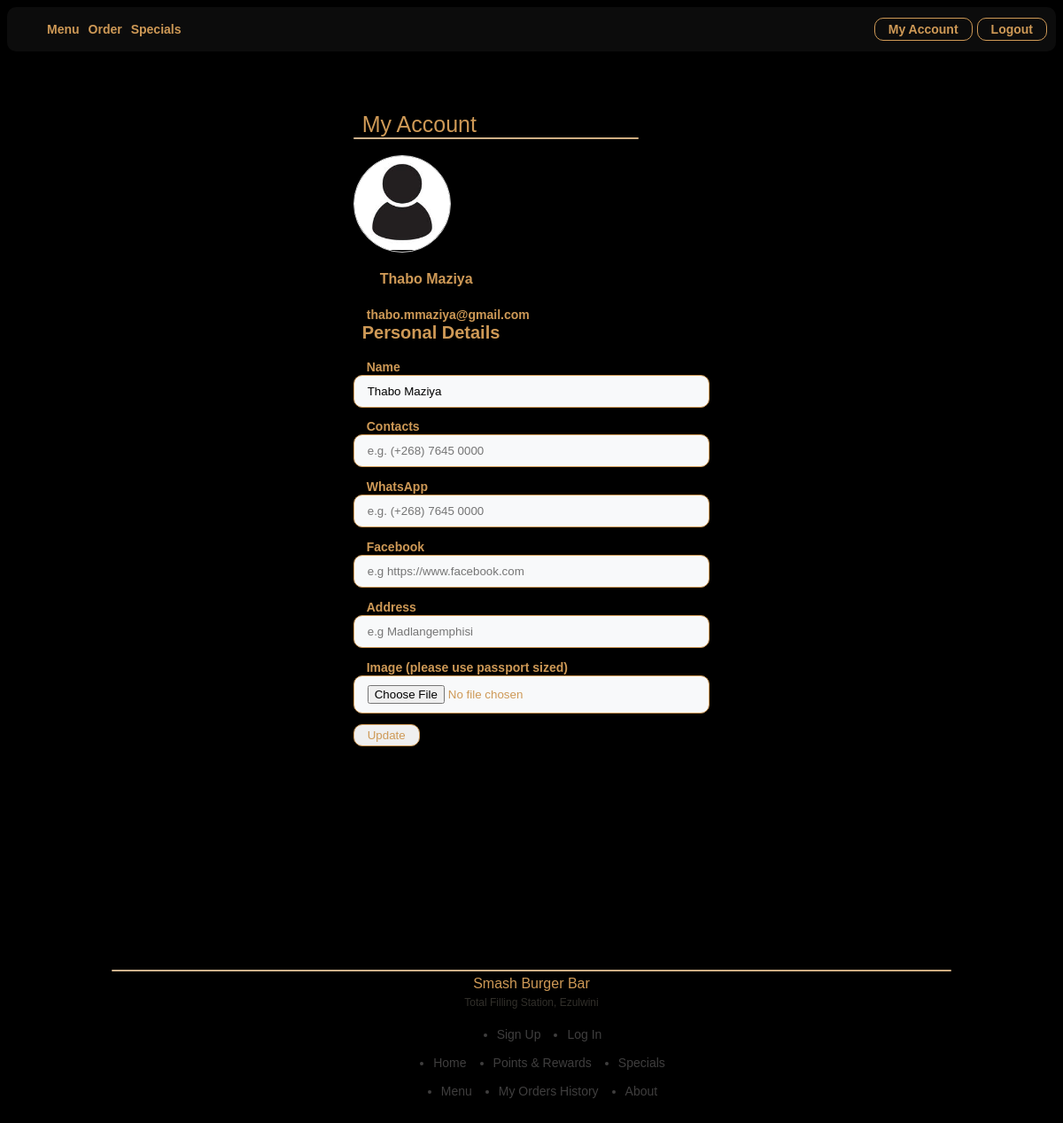
The app's page /vac_account (signed in) with its own data.
### models.py (models this page shows)
class User(db.Model,UserMixin):
    __table_args__ = {'extend_existing': True}
    id = db.Column(db.Integer,primary_key=True)
    name = db.Column(db.String(20))
    image = db.Column(db.String(30), nullable=True)
    contacts = db.Column(db.String(20))
    whatsapp = db.Column(db.String(50))
    email = db.Column(db.String(120),unique=True)
    password = db.Column(db.String(120), unique=True)
    confirm_password = db.Column(db.String(120), unique=True)
    verified = db.Column(db.Boolean, default=False)
    timestamp = db.Column(db.DateTime(), default=datetime.now)
    role = db.Column(db.String(120))
    offer_comments_id = relationship("offer_comments", backref='user', lazy=True)
    post_comments_id = relationship("post_comments", backref='user', lazy=True)
    __mapper_args__={
        "polymorphic_identity":'user',
        'polymorphic_on':role
    }

### app.py (the view, shortened to what this page needs)
@app.route("/vac_account", methods=["POST","GET"])
@login_required
def vac_account():
    update_acc = VacationerUserForm()
    vac_user = vacationer_user.query.get(current_user.id)
    print("DEBUG AGENT: ",vac_user.name)
    image_fl = url_for('static', filename='images/image.jpg')
    return render_template("user_acc.html",update_acc=update_acc,vac_user=vac_user)

### Forms.py
class VacationerUserForm(FlaskForm):
    name = StringField('Name', validators=[DataRequired(), Length(max=20)])
    image = FileField('Image (please use passport sized)',)#FileAllowed=['jpg','jpeg','png','svg']
    contacts = StringField('Contacts', validators=[Length(max=20)])
    facebook = StringField('Facebook', validators=[Length(max=50)])
    personal_id_no = StringField('Personal ID Number')
    date_of_birth = DateField('Date of Birth')
    whatsapp = StringField('WhatsApp', validators=[Length(max=50)])
    address = StringField('Address', validators=[Length(max=120)])
    free_trial = BooleanField('Free Trial')
    zip_code = StringField('Zip Code')
    other = StringField('Other', validators=[Length(max=120)])  # Resume
    submit = SubmitField('Submit')

### app.py (called while the page is built)
@login_manager.user_loader
def load_user(user_id):
    return User.query.get(user_id)

def randomize():
    min_value = 3
    max_value = 10
    count = 8  # Number of random numbers to generate
    random_numbers = [random.randint(min_value, max_value) for _ in range(count)]
    return random_numbers

def get_all_images_from_directory(directory_path, extensions=("*.jpg", "*.png", "*.jpeg")):
    image_files = []
    for ext in extensions:
        image_files.extend(glob.glob(os.path.join(directory_path, ext)))
    return image_files

@app.context_processor
def inject_ser():
    ser = Serializer(app.config['SECRET_KEY'])  # Define or retrieve the value for 'ser'
    date_today = datetime.now().strftime("%d %b %y - %H:%M")
    directory_path = "static/images/glob_images"
    slider_images = get_all_images_from_directory(directory_path)
    print("Images: ",slider_images)
    return dict(ser=ser,date_today=date_today,random_3_10 = randomize(),slider_images=slider_images,Slider=False)

@app.before_request
def set_flag():
    if 'route_executed' not in request.environ:
        request.environ['route_executed'] = False

### templates/user_acc.html (shortened to what this page needs)
{% extends "base.html" %}
{% block content %}
<section id="" class="services">
    <div class="form-container">
        <div class="space-filler"></div>
    <div><small style="border:none" class="sub-topic-details" >My Account</small><br>
    </div>
    <div class="line"></div><br>
    <div style="" class="img-cont">
        <div width="90%"><img class="prf-image" src="static/images/{{vac_user.image}}" alt=""/></div>
    </div class="flex-center">
    <h4 style="padding-left:30px">{{vac_user.name}}</h4>
    <small class="labels">{{vac_user.email}}</small><br>
    <form style="background-color: f8db5a;width:;"  _lpchecked="1" action="" method="post" enctype="multipart/form-data">
        <div><small style="border:none" class="form-groups-subs">Personal Details</small></div><br>
        <div class="job-ad-group marginise-bottom">
            {{ update_acc.name.label(class="labels")}}<br>
            {{ update_acc.name(class="form-control adj-width-60",placeholder="name",value=vac_user.name)}}<br>
        </div>
        <div class="job-ad-group marginise-bottom">
            {{ update_acc.contacts.label(class="labels")}}<br>
            {% if vac_user.contacts %}
                {{ update_acc.contacts(class="form-control adj-width-60",placeholder="e.g. (+268) 7645 0000",value=vac_user.contacts)}}<br>
            {%else%}
                {{ update_acc.contacts(class="form-control adj-width-60",placeholder="e.g. (+268) 7645 0000")}}<br>
            {%endif%}
        </div>
        <div class="job-ad-group marginise-bottom">
            {{ update_acc.whatsapp.label(class="labels")}}
            {% if vac_user.whatsapp %}
                {{ update_acc.whatsapp(class="form-control adj-width-60",placeholder="e.g. (+268) 7645 0000",value=vac_user.whatsapp)}}<br>
            {%else%}
                {{ update_acc.whatsapp(class="form-control adj-width-60",placeholder="e.g. (+268) 7645 0000")}}<br>
            {%endif%}
        </div>
        <div class="job-ad-group marginise-bottom">
            {{ update_acc.facebook.label(class="labels")}}
            {% if vac_user.facebook  %}
                {{ update_acc.facebook(class="form-control adj-width-60",placeholder="e.g https://www.facebook.com",value=vac_user.facebook)}}<br>
            {%else%}
                {{ update_acc.facebook(class="form-control adj-width-60",placeholder="e.g https://www.facebook.com")}}<br>
            {%endif%}
        </div>
        <div class="job-ad-group marginise-bottom">
            {{ update_acc.address.label(class="labels")}}
            {% if vac_user.address is not none %}
                {{ update_acc.address(class="form-control adj-width-60",placeholder="e.g Madlangemphisi",value=vac_user.address)}}<br>
            {%else%}
                {{ update_acc.address(class="form-control adj-width-60",placeholder="e.g Madlangemphisi")}}<br>
            {%endif%}
        </div>
        <div class="job-ad-group marginise-bottom">
            {{ update_acc.image.label(class="labels") }}
            {{ update_acc.image(class="form-control adj-width-60") }}
        </div>
        <div>
            {{ update_acc.submit(class="btns", value="Update") }}
    </div>
    </form>
</div>
</section><div class="space-filler"></div><br><br>
{% endblock %}

### static/src/css/styles_cbs.css (style rules this page uses)
:root { --main-color: #ce9956; --yellow-main:rgb(233, 67, 54); --main-color-grad: linear-gradient(90deg,rgba(206, 153, 86,1)0%,rgb(206, 178, 141)0%, rgba(206, 172, 128,1) 100%); --coral-varient:rgb(68, 67, 66); }
body { background: black !important; }
body { font-family: 'Montserrat' !important; }
.line { height: 2px; background-color: var(--main-color); border-radius:2px; width:100%; }
section { margin-bottom: 0px !important; }
body { background-color: #f0efef; }
.line { height: 2px; background: var(--main-color-grad); width:80%; }
.menu-list-cont .cont h1,h2,small,div { color:var(--main-color) !important; }
div { color:#1f1f1f; font-family: Montserrat, sans-serif !important; font-weight:500; }
.form-groups-subs { color:#b6b0b0; font-size:20px; font-weight: 600; height:40px; padding:10px; margin-bottom: 10px; }
section { max-width:1500px !important; margin: 0 auto !important; }
.space-filler { height:50px; }
* { box-sizing: border-box; }
.btns { color:var(--main-color); border-radius: 10px; padding:4px 15px; border:1px solid var(--main-color); }
.prf-image { width:100%; height:100%; object-fit:cover; }
.img-cont { display:flex; width:110px; height:110px; border:1px solid #ccc; border-radius:50%; overflow:hidden; justify-content:center; align-items:center; }
.sub-topic-details { color: var(--main-color); font-size:25px !important; font-weight: 500 !important; border:2px solid var(--main-color); padding:10px; border-radius: 16px; width:70%; text-align: center; text-wrap: nowrap; margin:0 auto; }
.labels { font-size:14px; margin:10px 10px; padding:5px; font-weight: 600; color:var(--main-color); }
.form-control { background-color: #f8f9fa; padding: 10px 15px; margin-bottom: 0.8rem; border:1px solid var(--main-color); border-radius:10px; width:100%; }
.form-container { width:85%; margin:0 auto; }
img { border-radius: 5px; cursor: pointer; transition: 0.3s; }

### records on screen
User: image (placeholder picture), name "Thabo Maziya", email "thabo.mmaziya@gmail.com"

### other values on screen
{{ update_acc.name.label(class="labels") }} "Name"
{{ update_acc.contacts.label(class="labels") }} "Contacts"
{{ update_acc.whatsapp.label(class="labels") }} "WhatsApp"
{{ update_acc.facebook.label(class="labels") }} "Facebook"
{{ update_acc.address.label(class="labels") }} "Address"
{{ update_acc.image.label(class="labels") }} "Image (please use passport sized)"
